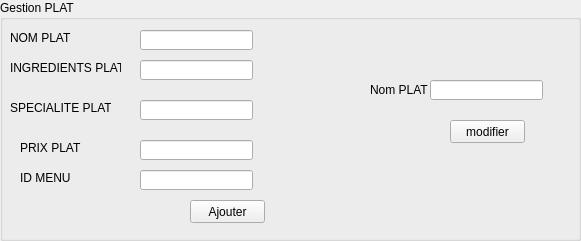
       <widget class="QGroupBox" name="groupBox_5">
        <property name="geometry">
         <rect>
          <x>20</x>
          <y>20</y>
          <width>581</width>
          <height>241</height>
         </rect>
        </property>
        <property name="title">
         <string>Gestion PLAT</string>
        </property>
        <widget class="QLabel" name="label_30">
         <property name="geometry">
          <rect>
           <x>10</x>
           <y>30</y>
           <width>81</width>
           <height>16</height>
          </rect>
         </property>
         <property name="text">
          <string>NOM PLAT</string>
         </property>
        </widget>
        <widget class="QLabel" name="label_49">
         <property name="geometry">
          <rect>
           <x>10</x>
           <y>60</y>
           <width>111</width>
           <height>16</height>
          </rect>
         </property>
         <property name="text">
          <string>INGREDIENTS PLAT</string>
         </property>
        </widget>
        <widget class="QLabel" name="label_50">
         <property name="geometry">
          <rect>
           <x>10</x>
           <y>100</y>
           <width>101</width>
           <height>16</height>
          </rect>
         </property>
         <property name="text">
          <string>SPECIALITE PLAT</string>
         </property>
        </widget>
        <widget class="QLineEdit" name="lineEdit_11">
         <property name="geometry">
          <rect>
           <x>140</x>
           <y>30</y>
           <width>113</width>
           <height>20</height>
          </rect>
         </property>
        </widget>
        <widget class="QLineEdit" name="lineEdit_12">
         <property name="geometry">
          <rect>
           <x>140</x>
           <y>60</y>
           <width>113</width>
           <height>20</height>
          </rect>
         </property>
        </widget>
        <widget class="QLineEdit" name="lineEdit_13">
         <property name="geometry">
          <rect>
           <x>140</x>
           <y>100</y>
           <width>113</width>
           <height>20</height>
          </rect>
         </property>
        </widget>
        <widget class="QPushButton" name="pushButton_19">
         <property name="geometry">
          <rect>
           <x>190</x>
           <y>200</y>
           <width>75</width>
           <height>23</height>
          </rect>
         </property>
         <property name="text">
          <string>Ajouter</string>
         </property>
        </widget>
        <widget class="QLineEdit" name="lineEdit7">
         <property name="geometry">
          <rect>
           <x>430</x>
           <y>80</y>
           <width>113</width>
           <height>20</height>
          </rect>
         </property>
         <property name="text">
          <string/>
         </property>
        </widget>
        <widget class="QPushButton" name="pushButton_20">
         <property name="geometry">
          <rect>
           <x>450</x>
           <y>120</y>
           <width>75</width>
           <height>23</height>
          </rect>
         </property>
         <property name="text">
          <string>modifier</string>
         </property>
        </widget>
        <widget class="QLabel" name="label_51">
         <property name="geometry">
          <rect>
           <x>370</x>
           <y>80</y>
           <width>91</width>
           <height>20</height>
          </rect>
         </property>
         <property name="text">
          <string>Nom PLAT</string>
         </property>
        </widget>
        <widget class="QLineEdit" name="lineEdit_14">
         <property name="geometry">
          <rect>
           <x>140</x>
           <y>140</y>
           <width>113</width>
           <height>20</height>
          </rect>
         </property>
        </widget>
        <widget class="QLabel" name="label_52">
         <property name="geometry">
          <rect>
           <x>20</x>
           <y>140</y>
           <width>101</width>
           <height>16</height>
          </rect>
         </property>
         <property name="text">
          <string>PRIX PLAT</string>
         </property>
        </widget>
        <widget class="QLineEdit" name="lineEdit_15">
         <property name="geometry">
          <rect>
           <x>140</x>
           <y>170</y>
           <width>113</width>
           <height>20</height>
          </rect>
         </property>
        </widget>
        <widget class="QLabel" name="label_53">
         <property name="geometry">
          <rect>
           <x>20</x>
           <y>170</y>
           <width>101</width>
           <height>16</height>
          </rect>
         </property>
         <property name="text">
          <string>ID MENU</string>
         </property>
        </widget>
       </widget>
